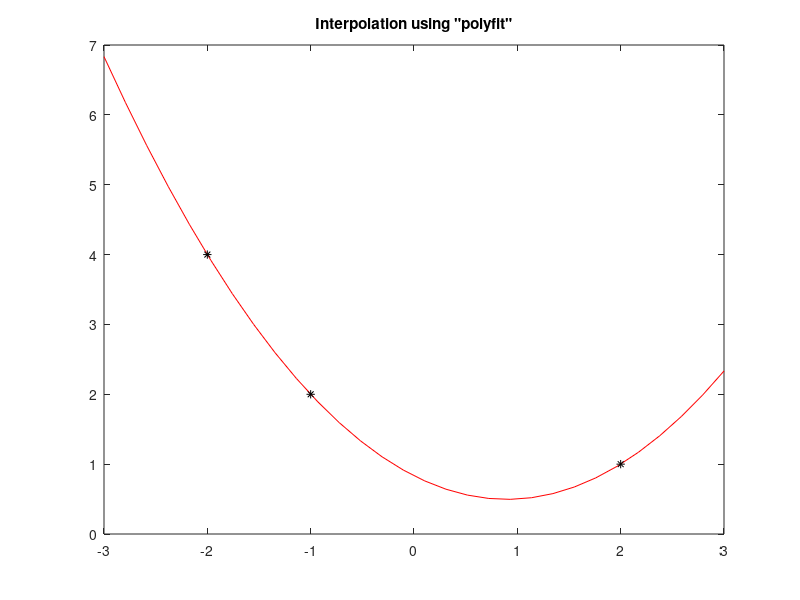

Here is the MATLAB script that generated this plot:
x = [-1,-2, 2];
y = [2,4,1];
x2 = linspace(-3,3,30)
a = polyfit(x,y,2);
b = polyval(a,x2);
plot(x2,b,'-r')
title('Interpolation using "polyfit"')
hold on
plot(x,y,'*k')
